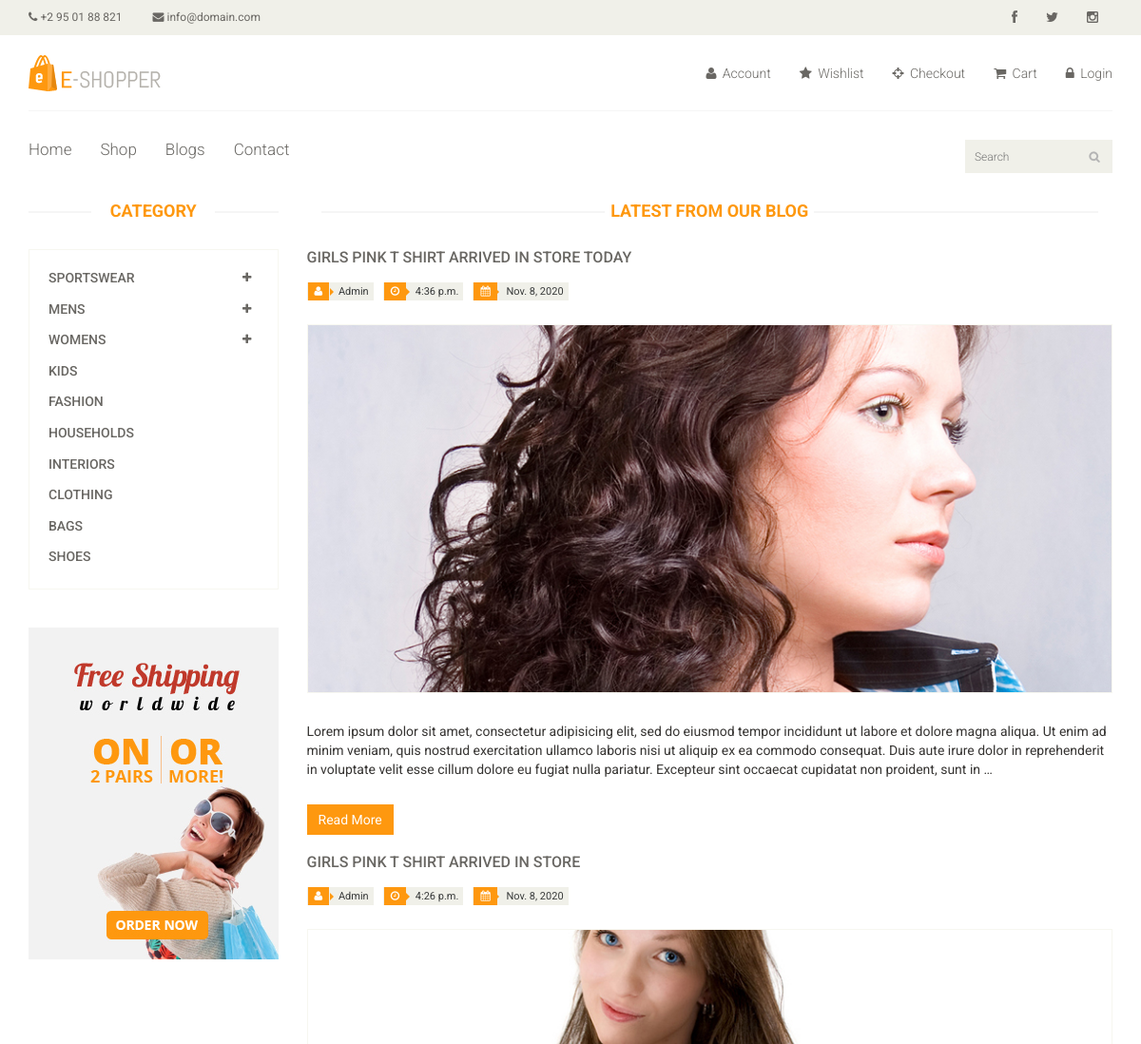
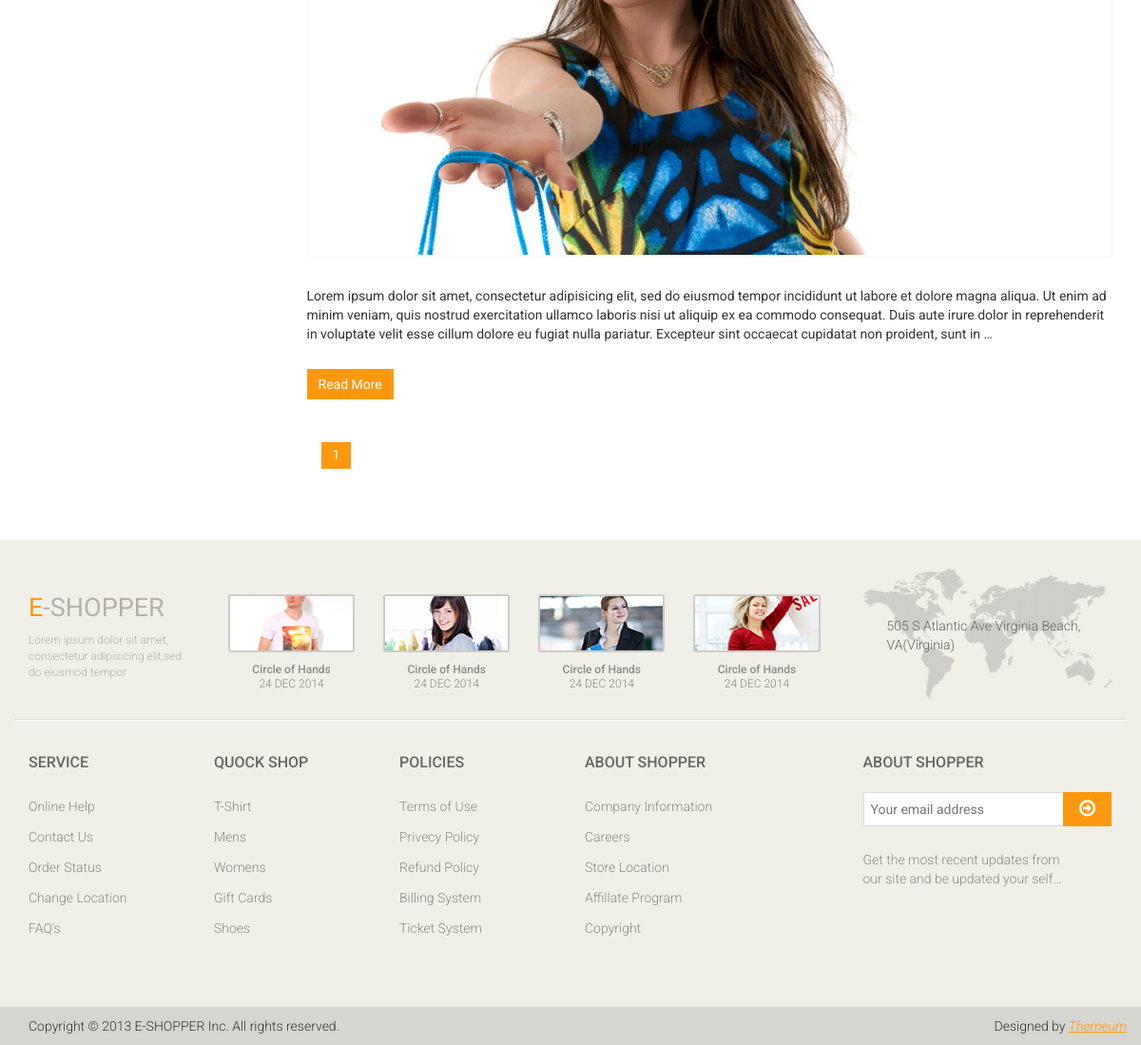
The app's page /blogs/ with its own data (2 pictures, top to bottom).
### blogs/models.py (models this page shows, shortened)
class Blog(models.Model):
	author = models.ForeignKey(settings.AUTH_USER_MODEL, on_delete=models.CASCADE)
	title = models.CharField(max_length=50, unique=True)
	image = models.ImageField(upload_to='images/')
	content = models.TextField()
	tags = TaggableManager()
	date_created = models.DateField(auto_now_add=True)
	time_created = models.TimeField(auto_now_add=True)
	slug = models.SlugField(null=True, blank=True)
	class Meta:
		ordering = ['-time_created']
	def get_absolute_url(self):
		from django.shortcuts import reverse
		return reverse('blogs:blog_detail', kwargs={'slug':self.slug})

### accounts/models.py (models this page shows)
class User(AbstractUser):
	pass

### blogs/views.py (the view)
# urls.py: path('', views.blog_list, name='blog_list'),
def blog_list(request):
	qs = Blog.objects.all()
	paginator = Paginator(qs, 4)
	page_number = request.GET.get('page')
	qs = paginator.get_page(page_number)
	name = 'blog.html'
	context = {
	'blogs' : qs
	}
	return render(request, name, context)

### blogs/templates/blog.html (shortened to what this page needs)
{% extends 'base.html' %}
{% block content %}
{% load static %}
	<section>
		<div class="container">
			<div class="row">
				<div class="col-sm-3">
					<div class="left-sidebar">
						<h2>Category</h2>
						<div class="panel-group category-products" id="accordian">
							<div class="panel panel-default">
								<div class="panel-heading">
									<h4 class="panel-title">
										<a data-toggle="collapse" data-parent="#accordian" href="#sportswear">
											<span class="badge pull-right"><i class="fa fa-plus"></i></span>
											Sportswear
										</a>
									</h4>
								</div>
							</div>
							<div class="panel panel-default">
								<div class="panel-heading">
									<h4 class="panel-title">
										<a data-toggle="collapse" data-parent="#accordian" href="#mens">
											<span class="badge pull-right"><i class="fa fa-plus"></i></span>
											Mens
										</a>
									</h4>
								</div>
							</div>
							<div class="panel panel-default">
								<div class="panel-heading">
									<h4 class="panel-title">
										<a data-toggle="collapse" data-parent="#accordian" href="#womens">
											<span class="badge pull-right"><i class="fa fa-plus"></i></span>
											Womens
										</a>
									</h4>
								</div>
							</div>
							<div class="panel panel-default">
								<div class="panel-heading">
									<h4 class="panel-title"><a href="#">Kids</a></h4>
								</div>
							</div>
							<div class="panel panel-default">
								<div class="panel-heading">
									<h4 class="panel-title"><a href="#">Fashion</a></h4>
								</div>
							</div>
							<div class="panel panel-default">
								<div class="panel-heading">
									<h4 class="panel-title"><a href="#">Households</a></h4>
								</div>
							</div>
							<div class="panel panel-default">
								<div class="panel-heading">
									<h4 class="panel-title"><a href="#">Interiors</a></h4>
								</div>
							</div>
							<div class="panel panel-default">
								<div class="panel-heading">
									<h4 class="panel-title"><a href="#">Clothing</a></h4>
								</div>
							</div>
							<div class="panel panel-default">
								<div class="panel-heading">
									<h4 class="panel-title"><a href="#">Bags</a></h4>
								</div>
							</div>
							<div class="panel panel-default">
								<div class="panel-heading">
									<h4 class="panel-title"><a href="#">Shoes</a></h4>
								</div>
							</div>
						</div>
						<div class="shipping text-center">
							<img src="{% static 'images/home/shipping.jpg' %}" alt="" />
						</div>
					</div>
				</div>
				<div class="col-sm-9">
					<div class="blog-post-area">
						<h2 class="title text-center">Latest From our Blog</h2>
						{% for blog in blogs %}
						<div class="single-blog-post">
							<h3>{{blog.title.upper}}</h3>
							<div class="post-meta">
								<ul>
									<li><i class="fa fa-user"></i> {{blog.author.username.title}}</li>
									<li><i class="fa fa-clock-o"></i> {{blog.time_created}}</li>
									<li><i class="fa fa-calendar"></i> {{blog.date_created}}</li>
								</ul>
							</div>
							<a href="">
								<img src="{{blog.image.url}}" alt="">
							</a>
							<p>{{ blog.content | truncatewords:60}}</p>
							<a  class="btn btn-primary" href="{{blog.get_absolute_url}}">Read More</a>
						</div>
						{% endfor %}
						<div class="pagination-area">
							<ul class="pagination">
						        <li><a href="" class="active">{{ blogs.number }}</a></li>
							</ul>
						</div>
					</div>
				</div>
			</div>
		</div>
	</section>
{% endblock %}

### static/css/main.css (style rules this page uses)
body { font-family: 'Roboto', sans-serif; background:; position: relative; font-weight:400px; }
ul li { list-style: none; }
a { -webkit-transition: 300ms; -moz-transition: 300ms; -o-transition: 300ms; transition: 300ms; }
h1, h2, h3, h4, h5, h6 { font-family: 'Roboto', sans-serif; }
.category-products { border: 1px solid #F7F7F0; margin-bottom: 35px; padding-bottom: 20px; padding-top: 15px; }
.left-sidebar h2, .brands_products h2 { color: #FE980F; font-family: 'Roboto', sans-serif; font-size: 18px; font-weight: 700; margin: 0 auto 30px; text-align: center; text-transform: uppercase; position: relative; z-index:3; }
.left-sidebar h2:after, h2.title:after { content: " "; position: absolute; border: 1px solid #f5f5f5; bottom:8px; left: 0; width: 100%; height: 0; z-index: -2; }
.left-sidebar h2:before { content: " "; position: absolute; background: #fff; bottom: -6px; width: 130px; height: 30px; z-index: -1; left: 50%; margin-left: -65px; }
h2.title:before { content: " "; position: absolute; background: #fff; bottom: -6px; width: 220px; height: 30px; z-index: -1; left: 50%; margin-left: -110px; }
.category-products .panel { background-color: #FFFFFF; border: 0px; border-radius: 0px; box-shadow:none; margin-bottom: 0px; }
.category-products .panel-default .panel-heading { background-color: #FFFFFF; border: 0 none; color: #FFFFFF; padding: 5px 20px; }
.category-products .panel-default .panel-heading .panel-title a { color: #696763; font-family: 'Roboto', sans-serif; font-size: 14px; text-decoration: none; text-transform: uppercase; }
.category-products .badge { background:none; border-radius: 10px; color: #696763; display: inline-block; font-size: 12px; font-weight: bold; line-height: 1; min-width: 10px; padding: 3px 7px; text-align: center; vertical-align: baseline; white-space: nowrap; }
.shipping { background-color: #F2F2F2; margin-top: 40px; overflow: hidden; padding-top: 20px; position: relative; }
h2.title { color: #FE980F; font-family: 'Roboto', sans-serif; font-size: 18px; font-weight: 700; margin: 0 15px; text-transform: uppercase; margin-bottom: 30px; position: relative; }
.pagination { display: inline-block; margin-bottom: 25px; margin-top: 0; padding-left: 15px; }
.pagination li:first-child a, .pagination li:first-child span { border-bottom-left-radius: 0; border-top-left-radius: 0; margin-left: 0; }
.pagination li:last-child a, .pagination li:last-child span { border-bottom-right-radius: 0; border-top-right-radius: 0; }
.pagination li a, .pagination li span { background-color: #f0f0e9; border: 0; float: left; line-height: 1.42857; margin-left: -1px; padding: 6px 12px; position: relative; text-decoration: none; margin-right: 5px; color:#000; }
.blog-post-area .single-blog-post h3 { color: #696763; font-size: 16px; font-family: 'Roboto',sans-serif; text-transform: uppercase; font-weight: 500; margin-bottom: 17px; }
.blog-post-area .single-blog-post a img { border: 1px solid #F7F7F0; width: 100%; margin-bottom: 30px }
.blog-post-area .single-blog-post p { color: #363432 }
.blog-post-area .post-meta { display: block; margin-bottom: 25px; overflow: hidden; }
.blog-post-area .post-meta ul { padding:0; display: inline; }
.blog-post-area .post-meta ul li { background:#F0F0E9; float: left; margin-right: 10px; padding: 0 5px; font-size: 11px; color: #393b3b; position: relative; }
.blog-post-area .post-meta ul li i { background:#FE980F; color: #FFFFFF; margin-left: -4px; margin-right: 7px; padding: 4px 7px; }
.sinlge-post-meta li i:after, .blog-post-area .post-meta ul li i:after { content: ""; position: absolute; width: auto; height: auto; border-color:transparent transparent transparent #FE980F; border-width:4px; border-style: solid; top:6px; left:24px }
.blog-post-area .single-blog-post .btn-primary { background:#FE980F; border: medium none; border-radius: 0; color: #FFFFFF; margin-top: 17px; }
.pagination-area { margin-bottom:45px; margin-top:45px }
.pagination-area .pagination li a { background:#F0F0E9; border: 0 none; border-radius: 0; color: #696763; margin-right: 5px; padding: 4px 12px; }
.pagination-area .pagination li a:hover, .pagination-area .pagination li .active { background:#FE980F; color: #fff }
.btn.btn-primary { background:#FE980F; border: 0 none; border-radius: 0; margin-top: 16px; }

### records on screen
Blog: title "GIRLS PINK T SHIRT ARRIVED IN STORE TODAY", author.username "Admin", time_created "4:36 p.m.", date_created "Nov. 8, 2020", image (picture), content "Lorem ipsum dolor sit amet, consectetur adipisicing elit, sed do eiusmod tempor incididunt ut labore et dolore magna aliqua. Ut enim ad minim veniam, quis nostrud exercitation ullamco laboris nisi ut aliquip ex ea commodo consequat. Duis aute irure dolor in reprehenderit in voluptate velit esse cillum dolore eu fugiat nulla pariatur. Excepteur sint occaecat cupidatat non proident, sunt in …"
Blog: title "GIRLS PINK T SHIRT ARRIVED IN STORE", author.username "Admin", time_created "4:26 p.m.", date_created "Nov. 8, 2020", image (picture), content "Lorem ipsum dolor sit amet, consectetur adipisicing elit, sed do eiusmod tempor incididunt ut labore et dolore magna aliqua. Ut enim ad minim veniam, quis nostrud exercitation ullamco laboris nisi ut aliquip ex ea commodo consequat. Duis aute irure dolor in reprehenderit in voluptate velit esse cillum dolore eu fugiat nulla pariatur. Excepteur sint occaecat cupidatat non proident, sunt in …"

### other values on screen
{{ blogs.number }} "1"
